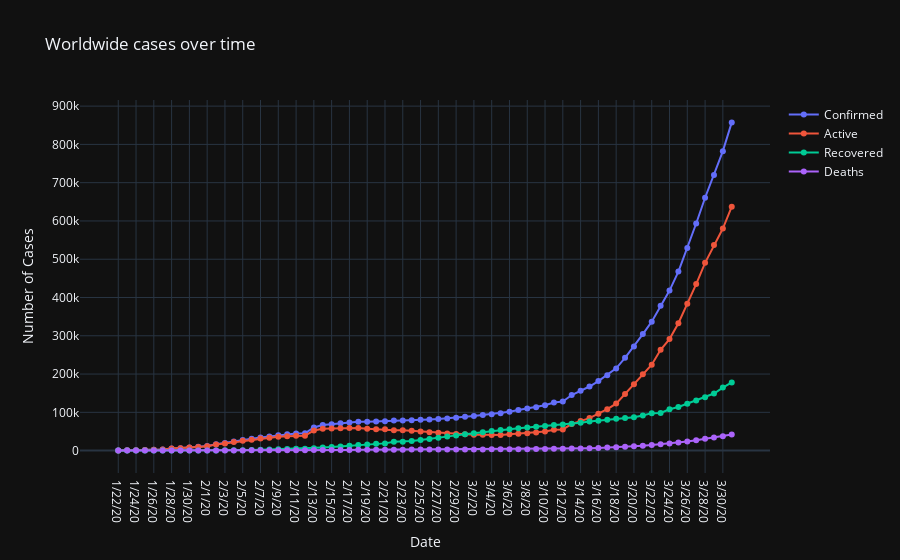

The notebook cell saved with this chart:
### Code cell
fig = go.Figure()
fig.add_trace(go.Scatter(x = covid_time['date'], y = covid_time['confirmed'], mode = 'lines+markers', name='Confirmed'))
fig.add_trace(go.Scatter(x = covid_time['date'], y = covid_time['active'], mode = 'lines+markers', name='Active'))
fig.add_trace(go.Scatter(x = covid_time['date'], y = covid_time['recovered'], mode = 'lines+markers', name='Recovered'))
fig.add_trace(go.Scatter(x = covid_time['date'], y = covid_time['deaths'], mode = 'lines+markers', name='Deaths'))
fig.update_layout(template = 'plotly_dark', title = 'Worldwide cases over time', )
fig.update_xaxes(title = 'Date')
fig.update_yaxes(title = 'Number of Cases')
fig.show()
